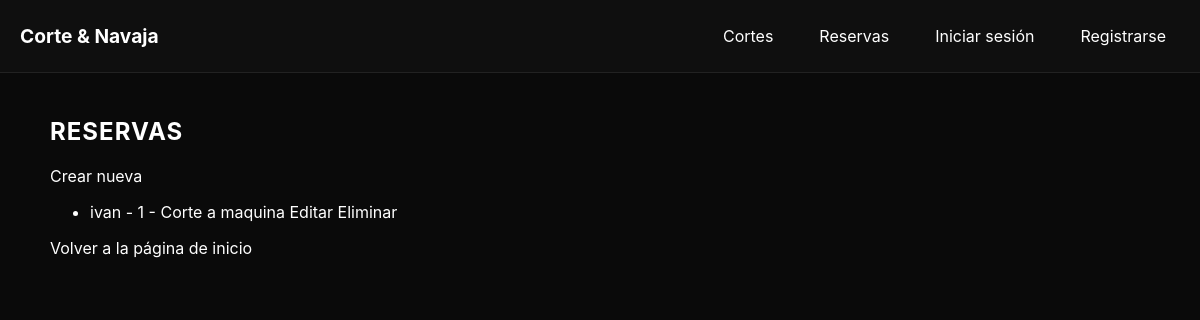
The app's page /reservas/, older data.
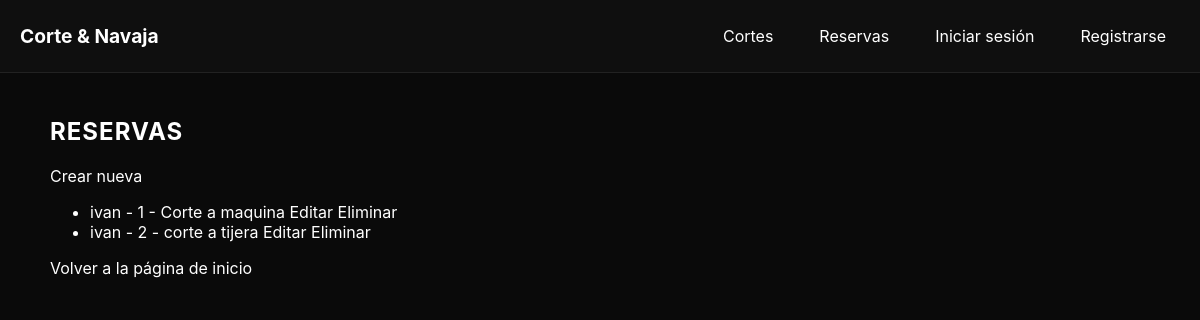
The same page, newer data.
### corte/models.py (models this page shows, shortened)
class Reserva(models.Model):
    nombre = models.CharField(max_length=100)
    telefono = models.CharField(max_length=20)
    corte = models.ForeignKey(Corte, on_delete=models.CASCADE)

class Corte(models.Model):
    name = models.CharField(max_length=100)
    precio = models.IntegerField()
    descripcion = models.TextField(max_length=250)
    imagen = models.ImageField(upload_to='cortes/', null=True, blank=True)
    def __str__(self):
        return f'{self.id} - {self.name}'

### corte/views.py (the view)
# urls.py: path('reservas/', views.lista_reservas, name='lista_reservas'),
def lista_reservas(request):
    reservas = Reserva.objects.all()
    return render(request, 'corte/lista_reservas.html', {'reservas': reservas})

### corte/templates/corte/lista_reservas.html
{% extends "corte/base.html" %}
{% block body %}
<h2>Reservas</h2>
<a href="{% url 'corte' %}">Crear nueva</a>
<ul>
    {% for r in reservas %}
        <li>
            {{ r.nombre }} - {{ r.corte }}
            <a href="{% url 'editar_reserva' r.id %}">Editar</a>
            <a href="{% url 'eliminar_reserva' r.id %}">Eliminar</a>
        </li>
    {% endfor %}
</ul>
<a href="{% url 'bienvenida' %}">Volver a la página de inicio</a>
{% endblock %}

Row changes from the older to the newer data that the page shows:
added Reserva: nombre "ivan", corte "2 - corte a tijera"
